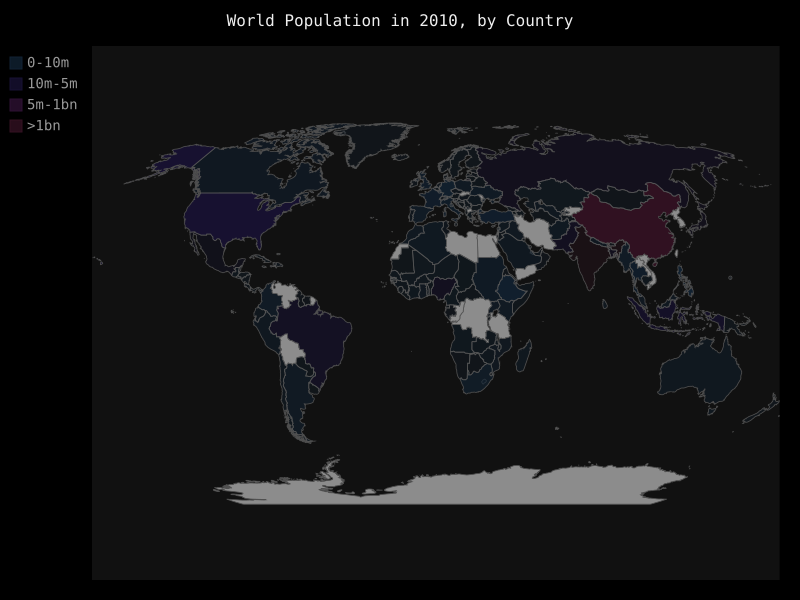

Write the Python code that produced this figure.
import json
import pygal
from pygal.style import RotateStyle
from country_codes import get_country_code


filename = 'population_data.json'
with open(filename) as f:
	pop_data = json.load(f)
	
#打印每个国家2010的人口
cc_populations = {}
for pop_dict in pop_data:
	if pop_dict['Year'] == '2010':
		country_name = pop_dict['Country Name']
		population = int(float(pop_dict['Value']))
		code = get_country_code(country_name)
		if code:
			cc_populations[code]=population

#根据人数将国家分组
cc_pops_1 ,cc_pops_2, cc_pops_3, cc_pops_4= {}, {}, {}, {}
for cc, pop in cc_populations.items():
	if pop < 100000000:
		cc_pops_1[cc] = pop
	elif pop < 500000000:
		cc_pops_2[cc] = pop
	elif pop < 1000000000:
		cc_pops_3[cc] = pop
	else:
		cc_pops_4[cc] = pop
		
#查看每组包含的国家数量
print(len(cc_pops_1),len(cc_pops_2), len(cc_pops_3),len(cc_pops_4)) 			
wm = pygal.Worldmap()
wm_style = RotateStyle('#112233')
wm = pygal.Worldmap(style=wm_style)
wm.title = 'World Population in 2010, by Country'
wm.add('0-10m',cc_pops_1)
wm.add('10m-5m',cc_pops_2)
wm.add('5m-1bn',cc_pops_3)
wm.add('>1bn',cc_pops_4)

wm.render_to_file('world_population.svg')
